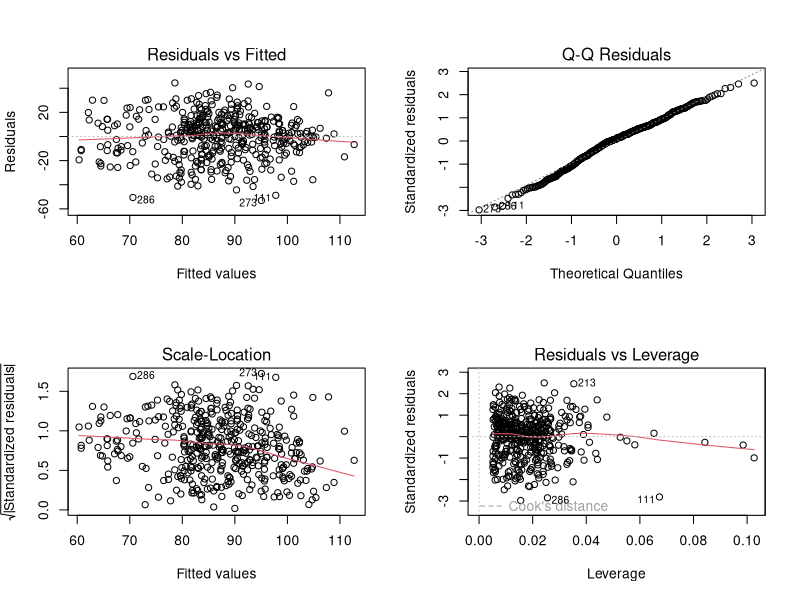
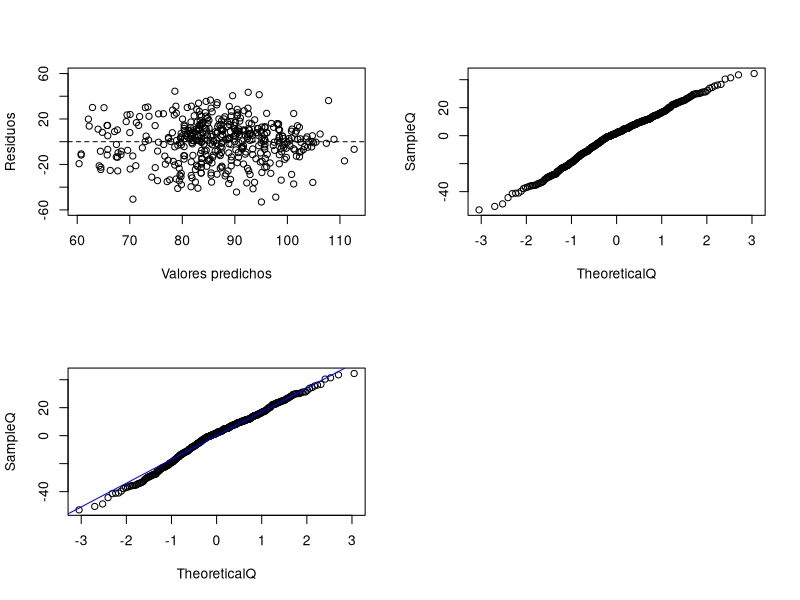

These charts were generated, in order, by the following R code:
## ---- chunk 1
knitr::opts_chunk$set(echo = TRUE)
## ---- chunk 2
d = read.csv("datos/kidiq.csv")
d$mom_hs = factor(d$mom_hs, labels = c("no","yes"))
d$mom_work = factor(d$mom_work)
m = lm(kid_score ~ mom_iq * mom_hs + mom_age + mom_work, data = d)
summary(m)
## ---- chunk 3
par(mfrow=c(2,2))
plot(m)
## ---- chunk 4
plot(fitted(m),residuals(m), xlab = "Valores predichos", ylab = "Residuos", ylim = c(-60,60))
abline(h=0, lty = 2)
## ---- chunk 5
SampleQ = sort(residuals(m))
## ---- chunk 6
n = length(residuals(m))
i = 1:n
q = (i-0.5)/n
TheoreticalQ = qnorm(q)
## ---- chunk 7
plot(TheoreticalQ,SampleQ)
## ---- chunk 8
plot(TheoreticalQ,SampleQ)

# qqline
x1 <- qnorm(0.25)
x2 <- qnorm(0.75)
y1 <- quantile(residuals(m), 0.25)
y2 <- quantile(residuals(m), 0.75)
# mas general
b = (y2-y1)/(x2-x1) # pendiente
a = y1 - b*x1 # y1 = a + b*x1
abline(a,b, col = "blue", lwd = 1) # y = a + b*x
## ---- chunk 9
shapiro.test(resid(m))
